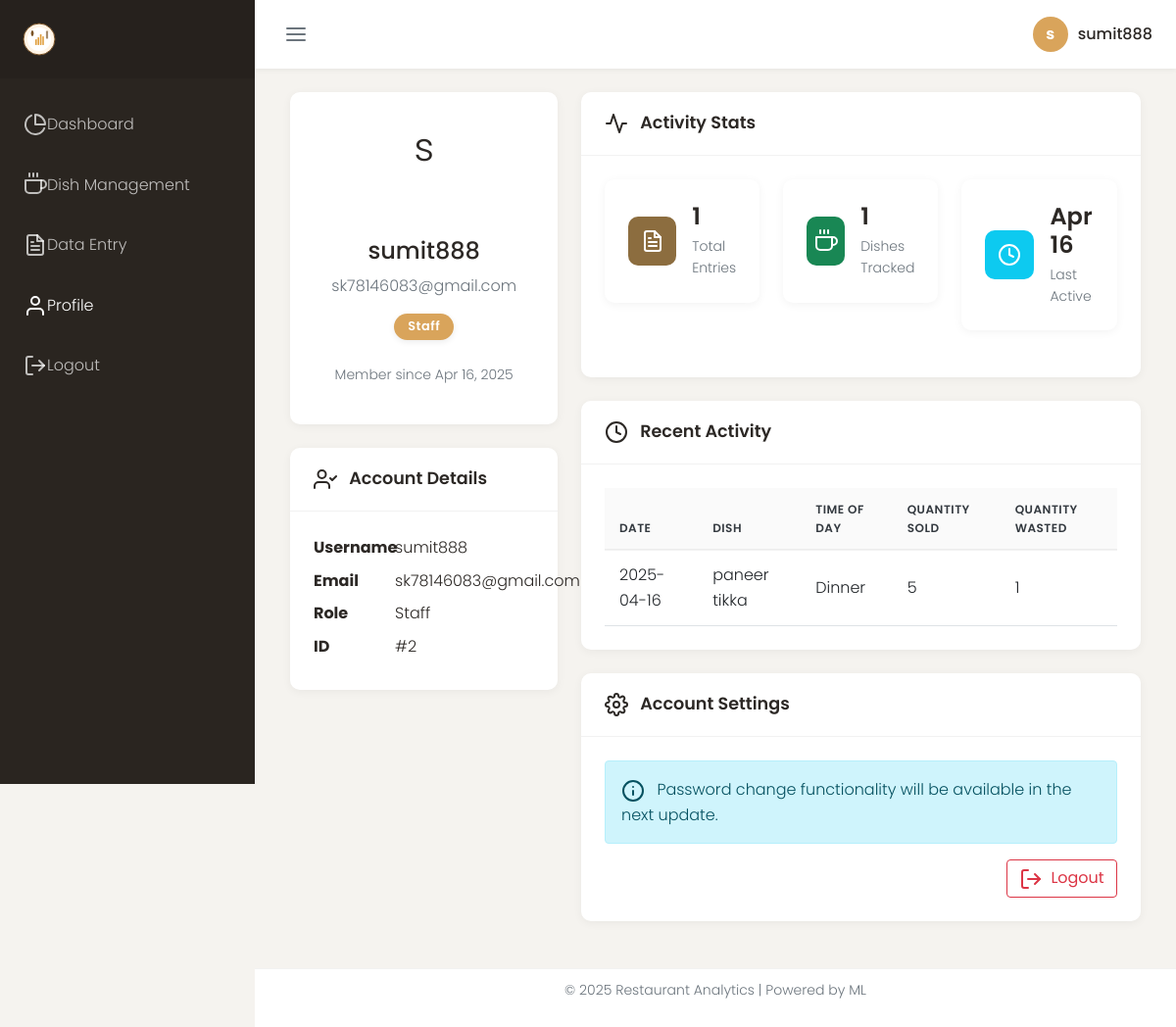
The page /profile (signed in) on the database its author committed.
### models.py (models this page shows, shortened)
class User(UserMixin, db.Model):
    id = db.Column(db.Integer, primary_key=True)
    username = db.Column(db.String(64), unique=True, nullable=False)
    email = db.Column(db.String(120), unique=True, nullable=False)
    password_hash = db.Column(db.String(256), nullable=False)
    role = db.Column(db.String(20), nullable=False, default='staff')  # 'admin' or 'staff'
    created_at = db.Column(db.DateTime, default=datetime.utcnow, nullable=False)
    daily_data = db.relationship('DailyData', backref='user', lazy=True)

class DailyData(db.Model):
    id = db.Column(db.Integer, primary_key=True)
    dish_id = db.Column(db.Integer, db.ForeignKey('dish.id'), nullable=False)
    user_id = db.Column(db.Integer, db.ForeignKey('user.id'), nullable=False)
    date = db.Column(db.Date, nullable=False, default=lambda: datetime.utcnow().date())
    day_of_week = db.Column(db.Integer, nullable=False)  # 0-6 (Monday-Sunday)
    time_of_day = db.Column(db.String(20), nullable=False)  # breakfast, lunch, dinner
    quantity_sold = db.Column(db.Integer, nullable=False)
    quantity_wasted = db.Column(db.Integer, nullable=False)
    notes = db.Column(db.Text)
    created_at = db.Column(db.DateTime, default=datetime.utcnow, nullable=False)

class Dish(db.Model):
    id = db.Column(db.Integer, primary_key=True)
    name = db.Column(db.String(100), nullable=False)
    description = db.Column(db.Text)
    category = db.Column(db.String(50))  # appetizer, main, dessert, etc.
    price = db.Column(db.Float, nullable=False)
    image_url = db.Column(db.String(255))  # URL to dish image
    created_at = db.Column(db.DateTime, default=datetime.utcnow, nullable=False)
    updated_at = db.Column(db.DateTime, default=datetime.utcnow, onupdate=datetime.utcnow, nullable=False)
    daily_data = db.relationship('DailyData', backref='dish', lazy=True)

### routes.py (the view)
    @app.route('/profile')
    @login_required
    def profile():
        stats = {
            'total_entries': DailyData.query.filter_by(user_id=current_user.id).count(),
            'dishes_tracked': db.session.query(db.func.count(db.distinct(DailyData.dish_id))).filter_by(user_id=current_user.id).scalar(),
            'last_active': DailyData.query.filter_by(user_id=current_user.id).order_by(DailyData.created_at.desc()).first(),
            'recent_activity': DailyData.query.filter_by(user_id=current_user.id).order_by(DailyData.created_at.desc()).limit(5).all()
        }
        return render_template('profile.html', title='Profile', user=current_user, stats=stats)

### models.py (called while the page is built)
@login_manager.user_loader
def load_user(user_id):
    return User.query.get(int(user_id))

### templates/profile.html (shortened to what this page needs)
{% extends "base.html" %}
{% block content %}
<div class="container-fluid">
    <div class="row">
        <div class="col-lg-4">
            <div class="dashboard-card">
                <div class="dashboard-card-body text-center">
                    <div class="mb-4">
                        <div class="user-image mx-auto" style="width: 100px; height: 100px; font-size: 40px;">
                            {{ user.username[0] }}
                        </div>
                    </div>
                    <h4>{{ user.username }}</h4>
                    <p class="text-muted">{{ user.email }}</p>
                    <div class="badge bg-{{ 'primary' if user.role == 'admin' else 'secondary' }} mb-3">
                        {{ user.role.capitalize() }}
                    </div>
                    <p class="text-muted small">Member since {{ user.created_at.strftime('%b %d, %Y') }}</p>
                </div>
            </div>
            <div class="dashboard-card mt-4">
                <div class="dashboard-card-header">
                    <h5 class="dashboard-card-title">
                        <i data-feather="user-check" class="feather-sm me-2"></i>
                        Account Details
                    </h5>
                </div>
                <div class="dashboard-card-body">
                    <dl class="row mb-0">
                        <dt class="col-sm-4">Username</dt>
                        <dd class="col-sm-8">{{ user.username }}</dd>
                        <dt class="col-sm-4">Email</dt>
                        <dd class="col-sm-8">{{ user.email }}</dd>
                        <dt class="col-sm-4">Role</dt>
                        <dd class="col-sm-8">{{ user.role.capitalize() }}</dd>
                        <dt class="col-sm-4">ID</dt>
                        <dd class="col-sm-8">#{{ user.id }}</dd>
                    </dl>
                </div>
            </div>
        </div>
        <div class="col-lg-8">
            <div class="dashboard-card">
                <div class="dashboard-card-header">
                    <h5 class="dashboard-card-title">
                        <i data-feather="activity" class="feather-sm me-2"></i>
                        Activity Stats
                    </h5>
                </div>
                <div class="dashboard-card-body">
                    <div class="row">
                        <div class="col-md-4">
                            <div class="stat-card">
                                <div class="stat-card-icon bg-primary text-white">
                                    <i data-feather="file-text"></i>
                                </div>
                                <div class="stat-card-content">
                                    <h5 class="stat-card-value">{{ stats.total_entries }}</h5>
                                    <p class="stat-card-label">Total Entries</p>
                                </div>
                            </div>
                        </div>
                        <div class="col-md-4">
                            <div class="stat-card">
                                <div class="stat-card-icon bg-success text-white">
                                    <i data-feather="coffee"></i>
                                </div>
                                <div class="stat-card-content">
                                    <h5 class="stat-card-value">{{ stats.dishes_tracked }}</h5>
                                    <p class="stat-card-label">Dishes Tracked</p>
                                </div>
                            </div>
                        </div>
                        <div class="col-md-4">
                            <div class="stat-card">
                                <div class="stat-card-icon bg-info text-white">
                                    <i data-feather="clock"></i>
                                </div>
                                <div class="stat-card-content">
                                    <h5 class="stat-card-value">
                                        {% if stats.last_active %}
                                            {{ stats.last_active.date.strftime('%b %d') }}
                                        {% else %}
                                            -
                                        {% endif %}
                                    </h5>
                                    <p class="stat-card-label">Last Active</p>
                                </div>
                            </div>
                        </div>
                    </div>
                </div>
            </div>
            <div class="dashboard-card mt-4">
                <div class="dashboard-card-header">
                    <h5 class="dashboard-card-title">
                        <i data-feather="clock" class="feather-sm me-2"></i>
                        Recent Activity
                    </h5>
                </div>
                <div class="dashboard-card-body">
                    <div class="table-responsive">
                        <table class="table table-hover">
                            <thead>
                                <tr>
                                    <th>Date</th>
                                    <th>Dish</th>
                                    <th>Time of Day</th>
                                    <th>Quantity Sold</th>
                                    <th>Quantity Wasted</th>
                                </tr>
                            </thead>
                            <tbody>
                                {% for activity in stats.recent_activity %}
                                <tr>
                                    <td>{{ activity.date.strftime('%Y-%m-%d') }}</td>
                                    <td>{{ activity.dish.name }}</td>
                                    <td>{{ activity.time_of_day.capitalize() }}</td>
                                    <td>{{ activity.quantity_sold }}</td>
                                    <td>{{ activity.quantity_wasted }}</td>
                                </tr>
                                {% else %}
                                <tr>
                                    <td colspan="5" class="text-center">No activity found</td>
                                </tr>
                                {% endfor %}
                            </tbody>
                        </table>
                    </div>
                </div>
            </div>
            <div class="dashboard-card mt-4">
                <div class="dashboard-card-header">
                    <h5 class="dashboard-card-title">
                        <i data-feather="settings" class="feather-sm me-2"></i>
                        Account Settings
                    </h5>
                </div>
                <div class="dashboard-card-body">
                    <div class="alert alert-info">
                        <i data-feather="info" class="feather-sm me-2"></i>
                        Password change functionality will be available in the next update.
                    </div>
                    <div class="d-flex justify-content-end">
                        <a href="{{ url_for('logout') }}" class="btn btn-outline-danger">
                            <i data-feather="log-out" class="feather-sm me-1"></i>
                            Logout
                        </a>
                    </div>
                </div>
            </div>
        </div>
    </div>
</div>
{% endblock %}

### templates/base.html (shortened to what this page needs)
<!DOCTYPE html>
<html lang="en">
<head>
    <link href="https://cdn.jsdelivr.net/npm/bootstrap@5.1.3/dist/css/bootstrap.min.css" rel="stylesheet">
    <link href="https://cdnjs.cloudflare.com/ajax/libs/font-awesome/6.0.0-beta3/css/all.min.css" rel="stylesheet">
    <link rel="stylesheet" href="https://cdn.jsdelivr.net/npm/daterangepicker@3.1.0/daterangepicker.css">
    <link href="https://cdn.jsdelivr.net/npm/aos@2.3.4/dist/aos.css" rel="stylesheet">
    <link rel="stylesheet" href="{{ url_for('static', filename='css/style.css') }}">
</head>
<body>
    {% if current_user.is_authenticated %}
        <div class="dashboard-container">
            <aside class="sidebar">
                <div class="sidebar-header">
                    <a href="{{ url_for('dashboard') }}" class="sidebar-brand">
                        <img src="{{ url_for('static', filename='svg/logo.svg') }}" alt="Restaurant Analytics" height="40">
                    </a>
                </div>
                <ul class="sidebar-menu">
                    <li class="sidebar-item">
                        <a href="{{ url_for('dashboard') }}" class="sidebar-link">
                            <i data-feather="pie-chart"></i>
                            <span>Dashboard</span>
                        </a>
                    </li>
                    <li class="sidebar-item">
                        <a href="{{ url_for('dish_management') }}" class="sidebar-link">
                            <i data-feather="coffee"></i>
                            <span>Dish Management</span>
                        </a>
                    </li>
                    <li class="sidebar-item">
                        <a href="{{ url_for('daily_data') }}" class="sidebar-link">
                            <i data-feather="file-text"></i>
                            <span>Data Entry</span>
                        </a>
                    </li>
                    <li class="sidebar-item">
                        <a href="{{ url_for('profile') }}" class="sidebar-link">
                            <i data-feather="user"></i>
                            <span>Profile</span>
                        </a>
                    </li>
                    <li class="sidebar-item">
                        <a href="{{ url_for('logout') }}" class="sidebar-link">
                            <i data-feather="log-out"></i>
                            <span>Logout</span>
                        </a>
                    </li>
                </ul>
            </aside>
            <div class="main-content">
                <header class="main-header">
                    <button class="toggle-sidebar" id="toggle-sidebar">
                        <i data-feather="menu"></i>
                    </button>
                    <div class="user-menu dropdown">
                        <a href="#" class="dropdown-toggle" id="userDropdown" data-bs-toggle="dropdown" aria-expanded="false">
                            <div class="user-image">{{ current_user.username[0] }}</div>
                            <div class="user-name">{{ current_user.username }}</div>
                        </a>
                    </div>
                </header>
                <div class="main-body">
                    {% block content %}{% endblock %}
                </div>
                <footer class="main-footer">
                    <div class="text-center">
                        <p>&copy; {{ now.year }} Restaurant Analytics | Powered by ML</p>
                    </div>
                </footer>
            </div>
        </div>
    {% endif %}
</body>
</html>

### rows shown on the page
User: username "s", username "sumit888", email "sk78146083@gmail.com", role "Staff", created_at "Apr 16, 2025", id "2"
DailyData: last_active "Apr 16", date "2025-04-16", dish.name "paneer tikka", time_of_day "Dinner", quantity_sold "5", quantity_wasted "1"

### other values the page prints
{{ stats.total_entries }} "1"
{{ stats.dishes_tracked }} "1"
